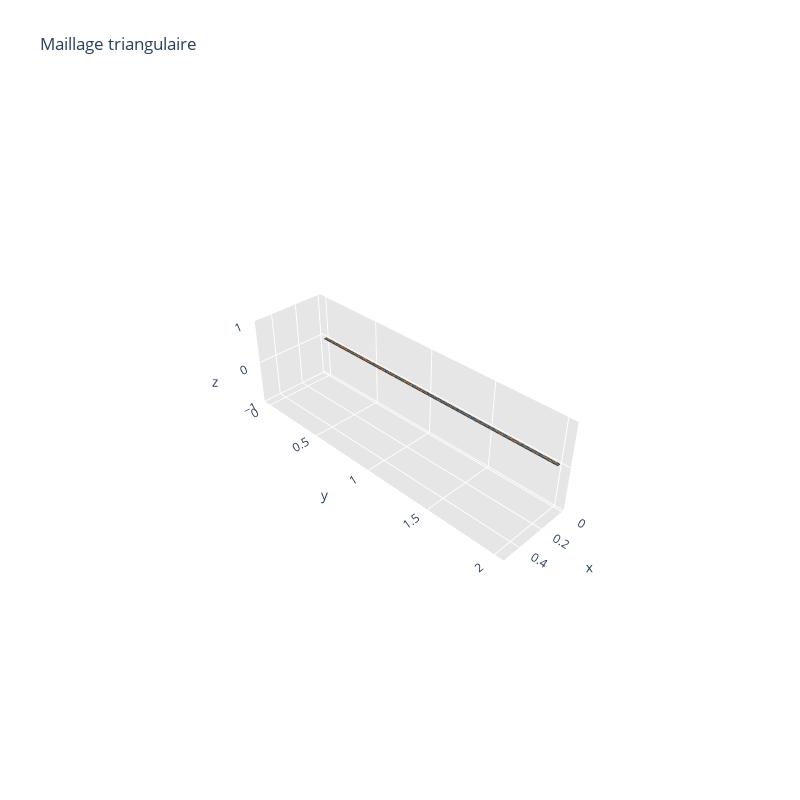

Source (notebook cell):
### Code cell
# Générer le maillage avec contraintes
plate_mesh = tr.triangulate(plate, 'pq30a0.01')

nbr_of_points = plate_mesh['vertices'].shape[0]
nbr_of_triangles = plate_mesh['triangles'].shape[0]
print(f"Nombre de points = {nbr_of_points}")
print(f"Nombre de triangles = {nbr_of_triangles}")

triangles = np.zeros((4, nbr_of_triangles), dtype=int)
triangles[:3, :] = plate_mesh['triangles'].T
points = np.zeros((3, nbr_of_points))
points[:2, :] = plate_mesh['vertices'].T

print(f"Matrice points shape = {points.shape}")
print(f"Matrice triangles shape = {triangles.shape}")

show_mesh(points, triangles)

### Figure 1 — Plotly figure (JSON) as saved in the notebook; plotly's stock layout.template omitted (floating-point values rounded to 4 significant figures; data arrays with more than 128 entries replaced by an {"elided": "..."} marker saying what was removed)
{"data": [{"facecolor": ["rgb(31, 119, 180)", "rgb(33, 119, 179)", "rgb(35, 119, 177)", "rgb(36, 119, 176)", "rgb(38, 119, 175)", "rgb(40, 119, 173)", "rgb(42, 119, 172)", "rgb(43, 119, 171)", "rgb(45, 120, 170)", "rgb(47, 120, 168)", "rgb(49, 120, 167)", "rgb(50, 120, 166)", "rgb(52, 120, 164)", "rgb(54, 120, 163)", "rgb(56, 120, 162)", "rgb(57, 120, 160)", "rgb(59, 120, 159)", "rgb(61, 120, 158)", "rgb(63, 120, 156)", "rgb(65, 120, 155)", "rgb(66, 120, 154)", "rgb(68, 120, 153)", "rgb(70, 120, 151)", "rgb(72, 120, 150)", "rgb(73, 121, 149)", "rgb(75, 121, 147)", "rgb(77, 121, 146)", "rgb(79, 121, 145)", "rgb(80, 121, 143)", "rgb(82, 121, 142)", "rgb(84, 121, 141)", "rgb(86, 121, 139)", "rgb(87, 121, 138)", "rgb(89, 121, 137)", "rgb(91, 121, 136)", "rgb(93, 121, 134)", "rgb(94, 121, 133)", "rgb(96, 121, 132)", "rgb(98, 121, 130)", "rgb(100, 121, 129)", "rgb(102, 122, 128)", "rgb(103, 122, 126)", "rgb(105, 122, 125)", "rgb(107, 122, 124)", "rgb(109, 122, 122)", "rgb(110, 122, 121)", "rgb(112, 122, 120)", "rgb(114, 122, 119)", "rgb(116, 122, 117)", "rgb(117, 122, 116)", "rgb(119, 122, 115)", "rgb(121, 122, 113)", "rgb(123, 122, 112)", "rgb(124, 122, 111)", "rgb(126, 122, 109)", "rgb(128, 122, 108)", "rgb(130, 123, 107)", "rgb(132, 123, 105)", "rgb(133, 123, 104)", "rgb(135, 123, 103)", "rgb(137, 123, 102)", "rgb(139, 123, 100)", "rgb(140, 123, 99)", "rgb(142, 123, 98)", "rgb(144, 123, 96)", "rgb(146, 123, 95)", "rgb(147, 123, 94)", "rgb(149, 123, 92)", "rgb(151, 123, 91)", "rgb(153, 123, 90)", "rgb(154, 123, 89)", "rgb(156, 123, 87)", "rgb(158, 124, 86)", "rgb(160, 124, 85)", "rgb(162, 124, 83)", "rgb(163, 124, 82)", "rgb(165, 124, 81)", "rgb(167, 124, 79)", "rgb(169, 124, 78)", "rgb(170, 124, 77)", "rgb(172, 124, 75)", "rgb(174, 124, 74)", "rgb(176, 124, 73)", "rgb(177, 124, 72)", "rgb(179, 124, 70)", "rgb(181, 124, 69)", "rgb(183, 124, 68)", "rgb(184, 124, 66)", "rgb(186, 125, 65)", "rgb(188, 125, 64)", "rgb(190, 125, 62)", "rgb(192, 125, 61)", "rgb(193, 125, 60)", "rgb(195, 125, 58)", "rgb(197, 125, 57)", "rgb(199, 125, 56)", "rgb(200, 125, 55)", "rgb(202, 125, 53)", "rgb(204, 125, 52)", "rgb(206, 125, 51)", "rgb(207, 125, 49)", "rgb(209, 125, 48)", "rgb(211, 125, 47)", "rgb(213, 125, 45)", "rgb(214, 126, 44)", "rgb(216, 126, 43)", "rgb(218, 126, 41)", "rgb(220, 126, 40)", "rgb(221, 126, 39)", "rgb(223, 126, 38)", "rgb(225, 126, 36)", "rgb(227, 126, 35)", "rgb(229, 126, 34)", "rgb(230, 126, 32)", "rgb(232, 126, 31)", "rgb(234, 126, 30)", "rgb(236, 126, 28)", "rgb(237, 126, 27)", "rgb(239, 126, 26)", "rgb(241, 126, 24)", "rgb(243, 127, 23)", "rgb(244, 127, 22)", "rgb(246, 127, 21)", "rgb(248, 127, 19)", "rgb(250, 127, 18)", "rgb(251, 127, 17)", "rgb(253, 127, 15)", "rgb(255, 127, 14)"], "i": [1, 78, 104, 48, 24, 82, 72, 111, 70, 118, 86, 15, 102, 17, 126, 11, 68, 74, 76, 22, 84, 90, 92, 26, 100, 106, 108, 30, 116, 32, 128, 124, 36, 12, 38, 75, 40, 7, 42, 83, 44, 14, 46, 91, 48, 9, 50, 99, 52, 16, 54, 107, 56, 6, 58, 115, 60, 19, 62, 123, 64, 127, 66, 34, 21, 68, 36, 70, 20, 72, 38, 74, 23, 76, 40, 78, 22, 80, 42, 82, 25, 84, 44, 86, 24, 88, 46, 90, 27, 92, 48, 94, 26, 96, 50, 98, 29, 100, 52, 102, 28, 104, 54, 106, 31, 108, 56, 110, 30, 112, 58, 114, 33, 116, 60, 118, 32, 120, 62, 122, 19, 124, 64, 126, 66, 128, 0, 130], "j": [130, 79, 28, 94, 25, 12, 20, 56, 71, 119, 87, 98, 103, 114, 34, 10, 21, 9, 23, 23, 25, 2, 27, 27, 29, 10, 31, 31, 33, 33, 129, 19, 68, 70, 72, 38, 76, 78, 80, 42, 84, 86, 88, 46, 92, 94, 96, 50, 100, 102, 104, 54, 108, 110, 112, 58, 116, 118, 120, 62, 124, 64, 130, 128, 68, 36, 37, 12, 72, 38, 39, 8, 76, 40, 41, 7, 80, 42, 43, 13, 84, 44, 45, 14, 88, 46, 47, 3, 92, 48, 49, 9, 96, 50, 51, 15, 100, 52, 53, 16, 104, 54, 55, 11, 108, 56, 57, 6, 112, 58, 59, 17, 116, 60, 61, 19, 120, 62, 63, 10, 124, 64, 65, 35, 67, 34, 130, 66], "k": [0, 40, 29, 95, 88, 13, 21, 110, 36, 60, 44, 14, 52, 16, 35, 122, 20, 8, 22, 80, 24, 3, 26, 96, 28, 11, 30, 112, 32, 120, 66, 18, 37, 13, 39, 74, 41, 6, 43, 82, 45, 15, 47, 90, 49, 8, 51, 98, 53, 17, 55, 106, 57, 7, 59, 114, 61, 18, 63, 122, 65, 126, 67, 35, 69, 69, 70, 71, 73, 73, 74, 75, 77, 77, 78, 79, 81, 81, 82, 83, 85, 85, 86, 87, 89, 89, 90, 91, 93, 93, 94, 95, 97, 97, 98, 99, 101, 101, 102, 103, 105, 105, 106, 107, 109, 109, 110, 111, 113, 113, 114, 115, 117, 117, 118, 119, 121, 121, 122, 123, 125, 125, 126, 127, 128, 129, 131, 131], "name": "", "type": "mesh3d", "x": {"elided": "132 float values"}, "y": {"elided": "132 float values"}, "z": {"elided": "132 int values"}}, {"line": {"color": "rgb(50, 50, 50)", "width": 1.5}, "mode": "lines", "showlegend": false, "type": "scatter3d", "x": {"elided": "640 float values"}, "y": {"elided": "640 float values"}, "z": {"elided": "640 int values"}}], "layout": {"height": 800, "scene": {"aspectratio": {"x": 0.26, "y": 1, "z": 0.3}, "xaxis": {"backgroundcolor": "rgb(230, 230, 230)", "gridcolor": "rgb(255, 255, 255)", "showbackground": true, "zerolinecolor": "rgb(255, 255, 255)"}, "yaxis": {"backgroundcolor": "rgb(230, 230, 230)", "gridcolor": "rgb(255, 255, 255)", "showbackground": true, "zerolinecolor": "rgb(255, 255, 255)"}, "zaxis": {"backgroundcolor": "rgb(230, 230, 230)", "gridcolor": "rgb(255, 255, 255)", "showbackground": true, "zerolinecolor": "rgb(255, 255, 255)"}}, "title": {"text": "Maillage triangulaire"}, "width": 800}}
